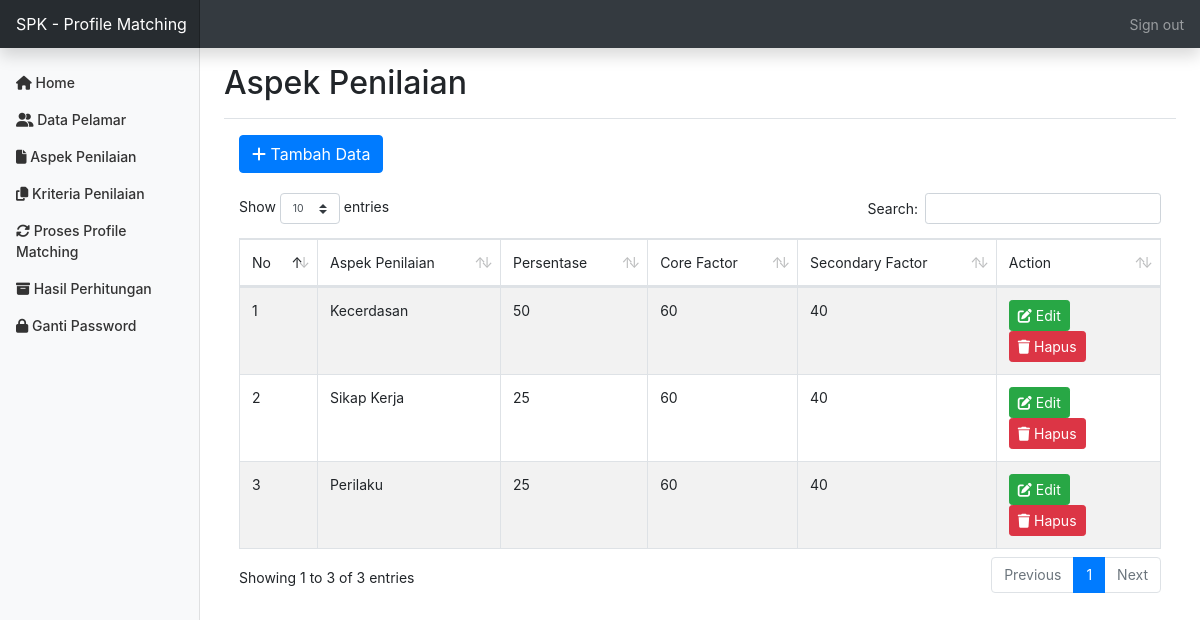
Page /home.php?page=aspek (signed in) on the committed database.
### tables this page shows
CREATE TABLE `pm_aspek` (
  `id_aspek` tinyint(3) UNSIGNED NOT NULL,
  `aspek` varchar(100) NOT NULL,
  `prosentase` float NOT NULL,
  `bobot_core` float NOT NULL,
  `bobot_secondary` float NOT NULL
);

### aspek.php (the view, shortened to what this page needs)
<div class="container">
		<a href="home.php?page=tambah_aspek">
			<button style="margin-bottom: 20px;" class="btn btn-primary"> <i class="fa fa-plus"></i> Tambah Data </button>
		</a>
		<table id="example" class="table table-striped table-bordered" style="width:100%">
	    	<thead>
	    		<tr>
	    			<td>No</td>
	    			<td>Aspek Penilaian</td>
	    			<td>Persentase</td>
	    			<td>Core Factor</td>
	    			<td>Secondary Factor</td>
	    			<td>Action</td>
	    		</tr>
	    	</thead>
	    	<tbody>
				<?php
			        $no = 1;
			        $query = "SELECT * FROM pm_aspek ORDER BY id_aspek ASC";
			        $aspek_penilaian = $koneksi->prepare($query);
			        $aspek_penilaian->execute();
			        $res1 = $aspek_penilaian->get_result();
			        if ($res1->num_rows > 0) {
				        while ($row = $res1->fetch_assoc()) {
				        	$id = $row['id_aspek'];
				            $aspek = $row['aspek'];
				            $prosentase = $row['prosentase'];
				            $bobot_core = $row['bobot_core'];
				            $bobot_secondary = $row['bobot_secondary'];
				?>
					<tr>
						<td><?php echo $no++; ?></td>
						<td><?php echo $aspek; ?></td>
						<td><?php echo $prosentase; ?></td>
						<td><?php echo $bobot_core; ?></td>
						<td><?php echo $bobot_secondary; ?></td>
						<td>
							<a href="home.php?page=edit_aspek&aa=<?php echo base64_encode($id) ?>">
								<button class="btn btn-success btn-sm"> <i class="fa fa-edit"></i> Edit </button>
							</a>
							<a href="hapus_aspek.php?aa=<?php echo base64_encode($id) ?>" onclick="javascript: return confirm('Apakah Anda yakin ingin menghapus data ini?')">
								<button class="btn btn-danger btn-sm"> <i class="fa fa-trash"></i> Hapus </button>
							</a>
						</td>
					</tr>
			    <?php } } else { ?>
				    <tr>
				    	<td colspan='7'>Tidak ada data ditemukan</td>
				    </tr>
			    <?php } ?>
	    	</tbody>
	    </table>
    </div>

### css/dashboard.css (style rules this page uses)
body { font-size: .875rem; }

### rows in the picture
pm_aspek: aspek "Kecerdasan", prosentase "50", bobot_core "60", bobot_secondary "40"
pm_aspek: aspek "Sikap Kerja", prosentase "25", bobot_core "60", bobot_secondary "40"
pm_aspek: aspek "Perilaku", prosentase "25", bobot_core "60", bobot_secondary "40"
